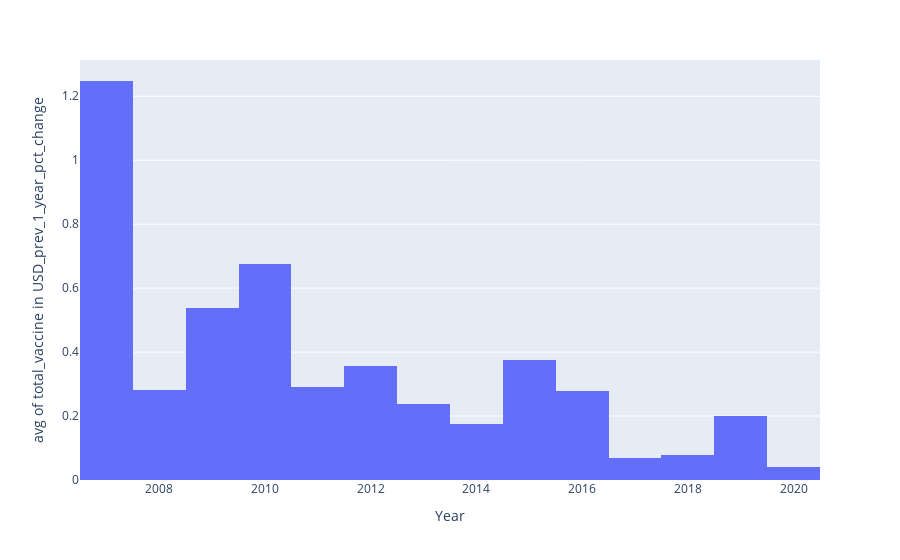

Source (notebook cell):
### Code cell
fig = px.histogram(merged_df.dropna(subset=['total_vaccine in USD_prev_1_year_pct_change']), x='Year', histfunc='avg', y='total_vaccine in USD_prev_1_year_pct_change')
fig

### Figure 1 — Plotly figure (JSON) as saved in the notebook; plotly's stock layout.template omitted (floating-point values rounded to 4 significant figures; data arrays with more than 128 entries replaced by an {"elided": "..."} marker saying what was removed)
{"data": [{"alignmentgroup": "True", "bingroup": "x", "histfunc": "avg", "hovertemplate": "Year=%{x}<br>avg of total_vaccine in USD_prev_1_year_pct_change=%{y}<extra></extra>", "legendgroup": "", "marker": {"color": "#636efa", "pattern": {"shape": ""}}, "name": "", "offsetgroup": "", "orientation": "v", "showlegend": false, "type": "histogram", "x": {"elided": "1442 str values"}, "xaxis": "x", "y": {"elided": "1442 float values"}, "yaxis": "y"}], "layout": {"barmode": "relative", "legend": {"tracegroupgap": 0}, "margin": {"t": 60}, "xaxis": {"anchor": "y", "domain": [0, 1], "title": {"text": "Year"}}, "yaxis": {"anchor": "x", "domain": [0, 1], "title": {"text": "avg of total_vaccine in USD_prev_1_year_pct_change"}}}}
